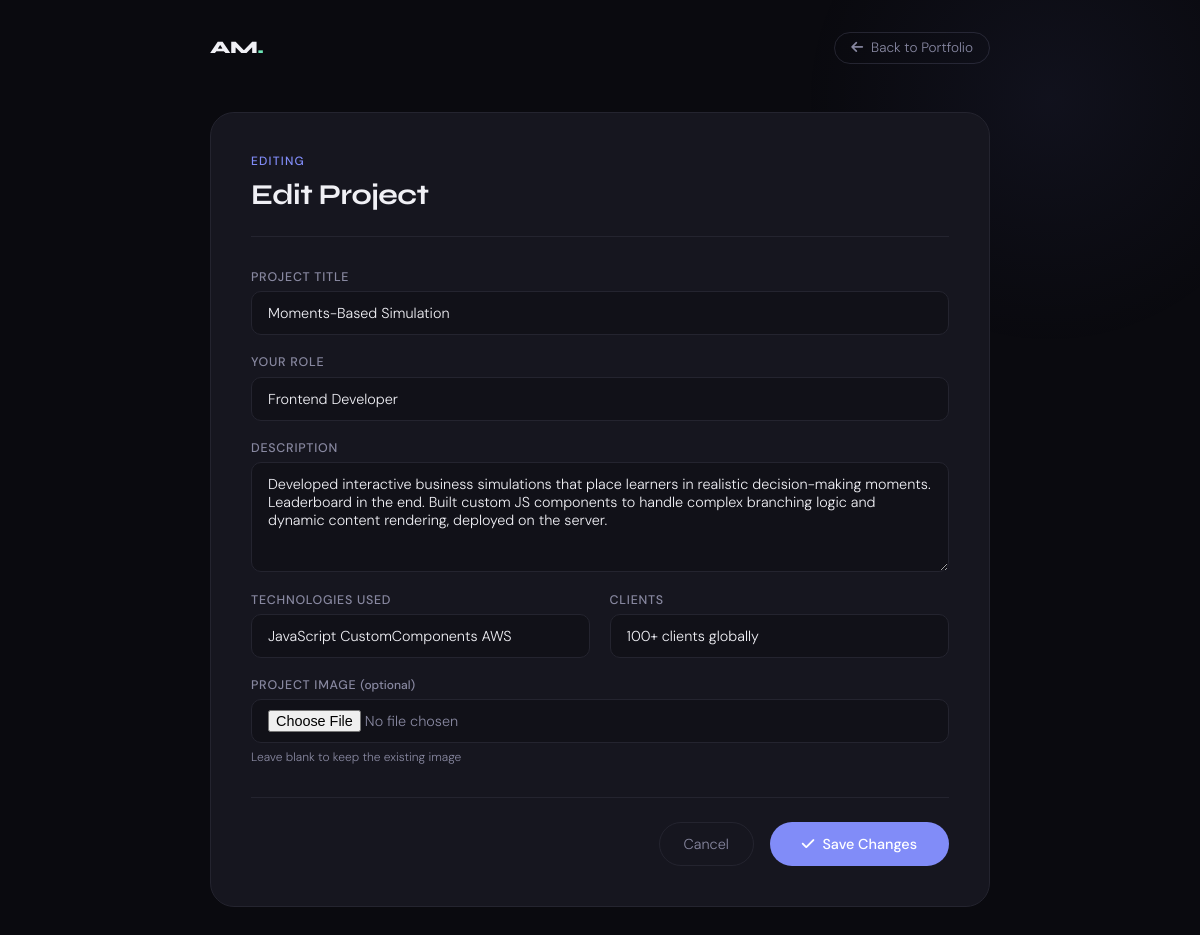
Page /portfolio/edit_project/33/ (signed in) on the committed database.
### portfolio/models.py (models this page shows, shortened)
class Project(models.Model):
    title = models.CharField(max_length=100)
    role = models.CharField(max_length=100, default='Developer')
    description = models.TextField()
    technologies = models.TextField(default='')
    clients = models.CharField(max_length=200, default='Enterprise clients globally')
    image = models.ImageField(upload_to='static/portfolio_images/', default='default_image.png', blank=True, null=True)

### portfolio/views.py (the view, shortened to what this page needs)
# urls.py: path('edit_project/<int:pk>/', ProjectEditView.as_view(), name='edit_project'),
class ProjectEditView(LoginRequiredMixin, View):
    def get(self, request, pk=None):
        project = Project.objects.get(pk=pk)
        form = ProjectForm(instance=project)
        return render(request, "portfolio/edit_project.html", {'form': form})

### portfolio/forms.py
class ProjectForm(forms.ModelForm):
    class Meta:
        model = Project
        fields = ['title', 'role', 'description', 'technologies', 'clients', 'image']
    image = forms.ImageField(label='Project Image', required=False)

### portfolio/templates/portfolio/edit_project.html (shortened to what this page needs)
<!DOCTYPE html>
<html lang="en">
<head>
    {% load static %}
    <link rel="stylesheet" href="https://cdnjs.cloudflare.com/ajax/libs/font-awesome/6.5.0/css/all.min.css">
</head>
<body>
    <div class="bg-glow"></div>
    <div class="top-bar">
        <a href="{% url 'portfolio_list' %}" class="logo">AM<span>.</span></a>
        <a href="{% url 'portfolio_list' %}" class="back-btn"><i class="fas fa-arrow-left"></i> Back to Portfolio</a>
    </div>
    <div class="form-card">
        <div class="form-header">
            <div class="form-tag">Editing</div>
            <div class="form-title">Edit Project</div>
        </div>
        <form method="post" action="" enctype="multipart/form-data">
            <div class="form-grid">
                <div class="form-group full">
                    <label class="form-label">Project Title</label>
                    <input type="text" name="title" value="{{ form.title.value }}" placeholder="Project title" required>
                </div>
                <div class="form-group full">
                    <label class="form-label">Your Role</label>
                    <input type="text" name="role" value="{{ form.role.value }}" placeholder="e.g. Lead Delivery Manager">
                </div>
                <div class="form-group full">
                    <label class="form-label">Description</label>
                    <textarea name="description" placeholder="What was this product? What did you own?">{{ form.description.value }}</textarea>
                </div>
                <div class="form-group">
                    <label class="form-label">Technologies Used</label>
                    <input type="text" name="technologies" value="{{ form.technologies.value }}" placeholder="e.g. Angular JavaScript AWS">
                </div>
                <div class="form-group">
                    <label class="form-label">Clients</label>
                    <input type="text" name="clients" value="{{ form.clients.value }}" placeholder="e.g. 100+ enterprise clients globally">
                </div>
                <div class="form-group full">
                    <label class="form-label">Project Image <span style="color:var(--muted);font-size:0.75rem;text-transform:none;letter-spacing:0">(optional)</span></label>
                    <input type="file" name="image" accept="image/*">
                    <span class="form-hint">Leave blank to keep the existing image</span>
                </div>
            </div>
            <div class="form-actions">
                <a href="{% url 'portfolio_list' %}" class="btn-cancel">Cancel</a>
                <button type="submit" class="btn-save"><i class="fas fa-check"></i> Save Changes</button>
            </div>
        </form>
    </div>
</body>
</html>

### portfolio/templates/portfolio/edit_project.html (style rules this page uses)
*, *::before, *::after { box-sizing: border-box; margin: 0; padding: 0; }
:root { --bg: #0a0a0f; --bg2: #111118; --card: #16161f; --border: #24242f; --accent: #6ee7b7; --accent2: #818cf8; --text: #f0f0f5; --muted: #8888a0; --font-display: 'Syne', sans-serif; --font-body: 'DM Sans', sans-serif; }
body { background: var(--bg); color: var(--text); font-family: var(--font-body); font-weight: 300; min-height: 100vh; padding: 2rem 1.5rem 4rem; }
.bg-glow { position: fixed; width: 500px; height: 500px; border-radius: 50%; background: radial-gradient(circle, rgba(129,140,248,0.06) 0%, transparent 70%); top: -150px; right: -100px; pointer-events: none; }
.top-bar { display: flex; justify-content: space-between; align-items: center; max-width: 780px; margin: 0 auto 3rem; }
.logo { font-family: var(--font-display); font-weight: 800; font-size: 1.1rem; letter-spacing: -0.02em; color: var(--text); text-decoration: none; }
.logo span { color: var(--accent); }
.back-btn { display: inline-flex; align-items: center; gap: 0.5rem; color: var(--muted); text-decoration: none; font-size: 0.85rem; border: 1px solid var(--border); padding: 0.4rem 1rem; border-radius: 100px; transition: all 0.2s; }
.form-card { background: var(--card); border: 1px solid var(--border); border-radius: 24px; padding: 2.5rem; max-width: 780px; margin: 0 auto; animation: fadeUp 0.6s ease both; }
.form-header { margin-bottom: 2rem; padding-bottom: 1.5rem; border-bottom: 1px solid var(--border); }
.form-tag { font-size: 0.75rem; font-weight: 500; letter-spacing: 0.1em; text-transform: uppercase; color: var(--accent2); margin-bottom: 0.5rem; }
.form-title { font-family: var(--font-display); font-size: 1.8rem; font-weight: 700; letter-spacing: -0.02em; }
.form-grid { display: grid; grid-template-columns: 1fr 1fr; gap: 1.2rem; }
.form-group { display: flex; flex-direction: column; gap: 0.4rem; }
.form-group.full { grid-column: 1 / -1; }
.form-label { font-size: 0.78rem; font-weight: 500; letter-spacing: 0.06em; text-transform: uppercase; color: var(--muted); }
.form-group input[type="text"], .form-group input[type="file"], .form-group textarea { width: 100%; background: var(--bg2); border: 1px solid var(--border); border-radius: 10px; color: var(--text); font-family: var(--font-body); font-size: 0.9rem; font-weight: 300; padding: 0.75rem 1rem; outline: none; transition: border-color 0.2s, box-shadow 0.2s; }
.form-group textarea { resize: vertical; min-height: 110px; }
.form-group input::placeholder, .form-group textarea::placeholder { color: var(--muted); }
.form-group input[type="file"] { color: var(--muted); cursor: pointer; padding: 0.6rem 1rem; }
.form-hint { font-size: 0.75rem; color: var(--muted); }
.form-actions { display: flex; gap: 1rem; justify-content: flex-end; margin-top: 2rem; padding-top: 1.5rem; border-top: 1px solid var(--border); }
.btn-save { background: var(--accent2); color: #fff; font-family: var(--font-body); font-weight: 500; font-size: 0.9rem; padding: 0.75rem 2rem; border-radius: 100px; border: none; cursor: pointer; transition: all 0.2s; display: inline-flex; align-items: center; gap: 0.5rem; }
.btn-cancel { background: transparent; color: var(--muted); font-family: var(--font-body); font-size: 0.9rem; padding: 0.75rem 1.5rem; border-radius: 100px; border: 1px solid var(--border); cursor: pointer; text-decoration: none; transition: all 0.2s; display: inline-flex; align-items: center; }

### rows in the picture
Project: title "Moments-Based Simulation", role "Frontend Developer", description "Developed interactive business simulations that place learners in realistic decision-making moments. Leaderboard in the end. Built custom JS components to handle complex branching logic and dynamic content rendering, deployed on the server.", technologies "JavaScript CustomComponents AWS", clients "100+ clients globally"
